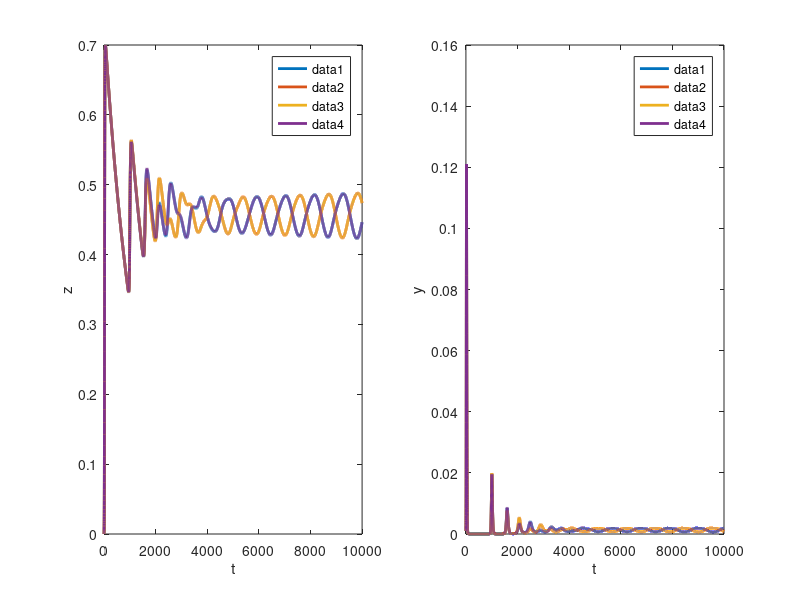

Write MATLAB code to recreate this figure.
data = csvread("gupta_multistrain_w.csv");

t = data(1,:);
zs = data(2:5, :);
ws = data(6:9, :);
ys = data(10:13, :);

subplot(1,2,1);
plot(t, zs, 'LineWidth', 2);
legend;
xlabel('t');
ylabel('z');

subplot(1,2,2);
plot(t, ys, 'LineWidth', 2);
legend;
xlabel('t');
ylabel('y');
